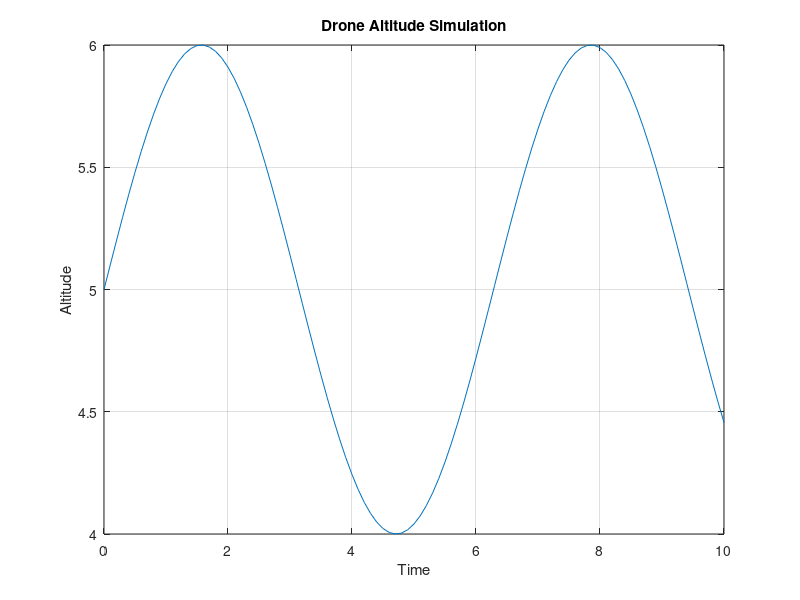

Here is the MATLAB script that generated this plot:
clc;
clear;

x = 0:0.1:10;
altitude = sin(x) + 5;

plot(x, altitude)

xlabel('Time')
ylabel('Altitude')
title('Drone Altitude Simulation')
grid on
